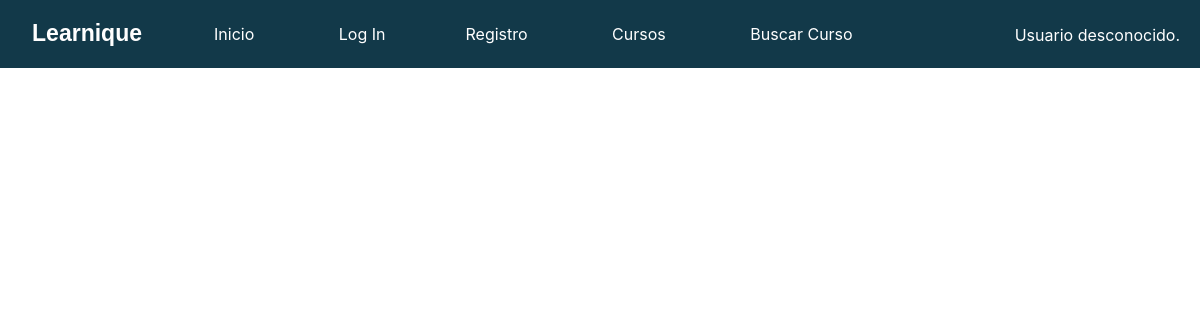
/prototipo_p3_g2/editar_curso.php?nombre_curso=Desarrollo Web, run on an earlier commit of the app's database.
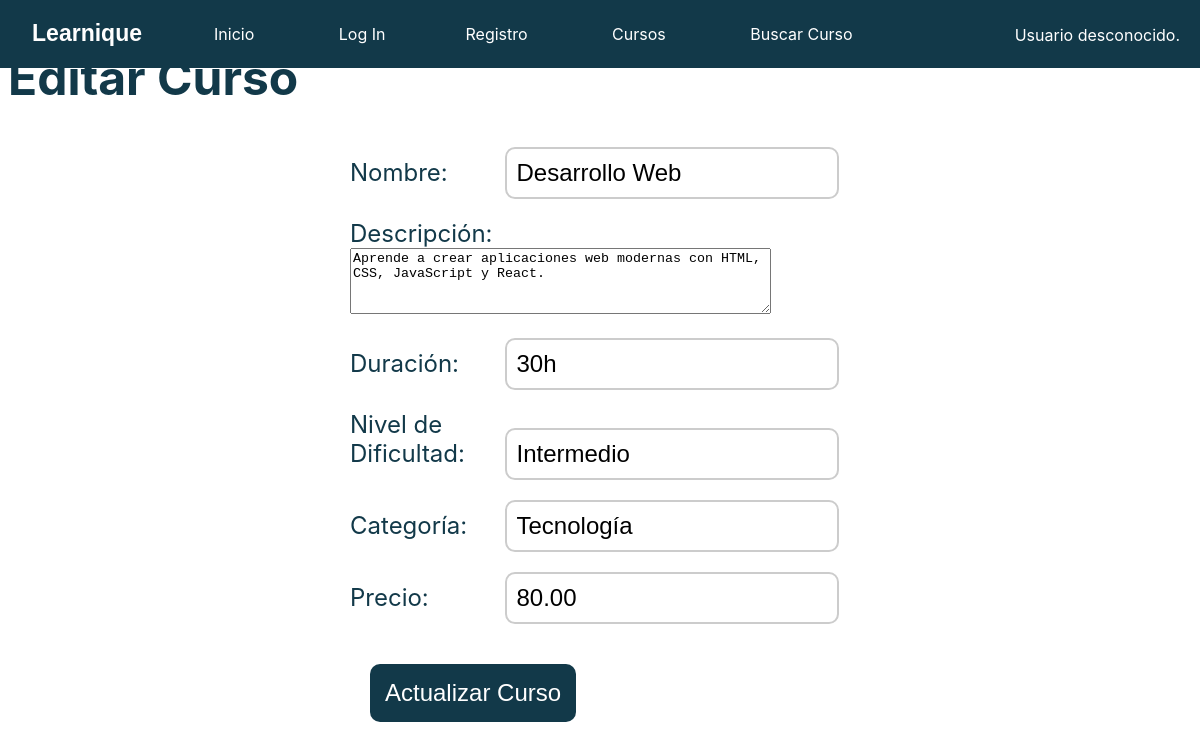
And on a later commit of the database.
### tables this page shows
CREATE TABLE IF NOT EXISTS Curso (
    nombre_curso VARCHAR(100),
    descripcion TEXT NOT NULL,
    profesor_id INT,
    fecha_creacion TIMESTAMP NOT NULL,
    duracion VARCHAR(50) NOT NULL,
    nivel_dificultad ENUM('Principiante', 'Intermedio', 'Avanzado') NOT NULL,
    categoria VARCHAR(100) NOT NULL,
    requisitos_previos TEXT,
    precio DECIMAL(10, 2),
    estado_curso ENUM('Activo', 'Inactivo', 'En desarrollo') NOT NULL,
    PRIMARY KEY (nombre_curso),
    FOREIGN KEY (profesor_id) REFERENCES Profesor(id)
);

### prototipo_p3_g2/includes/Curso.php (called while the page is built, shortened)
<?php
class Curso {
    public static function editarCurso($nombreCurso) {
        $conn = Aplicacion::getInstance()->getConexionBd();
        $query = "SELECT * FROM Curso WHERE nombre_curso = ?";
        $stmt = $conn->prepare($query);
        $stmt->bind_param("s", $nombreCurso);
        $stmt->execute();
        $result = $stmt->get_result();
        if ($result->num_rows > 0) {
            $curso = $result->fetch_assoc();
            return $curso;
        } else {
            return null;
        }
    }
}

### prototipo_p3_g2/editar_curso.php (the view, shortened to what this page needs)
<?php
$contenidoPrincipal = '';
if (isset($_GET['nombre_curso'])) {
    $nombreCurso = $_GET['nombre_curso'];
    try {
        $curso = es\ucm\fdi\aw\Curso::editarCurso($nombreCurso);
        if ($curso) {
            $contenidoPrincipal .= <<<EOS
            <div id="contenedor_editar_curso">
                <h2>Editar Curso</h2>
                <form action="actualizar_curso.php" method="POST">
                    <label for="nombre_curso">Nombre:</label>
                    <input type="text" id="nombre_curso" name="nombre_curso" value="{$curso['nombre_curso']}" required><br><br>
                    <label for="descripcion">Descripción:</label><br>
                    <textarea id="descripcion" name="descripcion" rows="4" cols="50">{$curso['descripcion']}</textarea><br><br>
                    <label for="duracion">Duración:</label>
                    <input type="text" id="duracion" name="duracion" value="{$curso['duracion']}" required><br><br>
                    <label for="nivel_dificultad">Nivel de Dificultad:</label>
                    <input type="text" id="nivel_dificultad" name="nivel_dificultad" value="{$curso['nivel_dificultad']}" required><br><br>
                    <label for="categoria">Categoría:</label>
                    <input type="text" id="categoria" name="categoria" value="{$curso['categoria']}" required><br><br>
                    <label for="precio">Precio:</label>
                    <input type="text" id="precio" name="precio" value="{$curso['precio']}" required><br><br>
                    <button type="submit" name="editar">Actualizar Curso</button>
                </form>
            </div>
            EOS;
        } else {
            $contenidoPrincipal .= '<p>Curso no encontrado.</p>';
        }
    } catch (\Exception $e) {
        $contenidoPrincipal .= '<p>Error: ' . $e->getMessage() . '</p>';
    }
} else {
    $contenidoPrincipal .= '<p>Nombre de curso no especificado.</p>';
}
require __DIR__ . '/includes/vistas/plantillas/plantilla.php';
?>

What changed in the data, as far as the page shows it:
added curso: nombre_curso "Desarrollo Web", descripcion "Aprende a crear aplicaciones web modernas con HTML, CSS, JavaScript y React.", duracion "30h", nivel_dificultad "Intermedio", categoria "Tecnología", precio "80.00"
Also different on the page:
text now shown: "Editar Curso Nombre: Descripción: Duración: Nivel de Dificultad: Categoría: Precio: Actualizar Curso"
